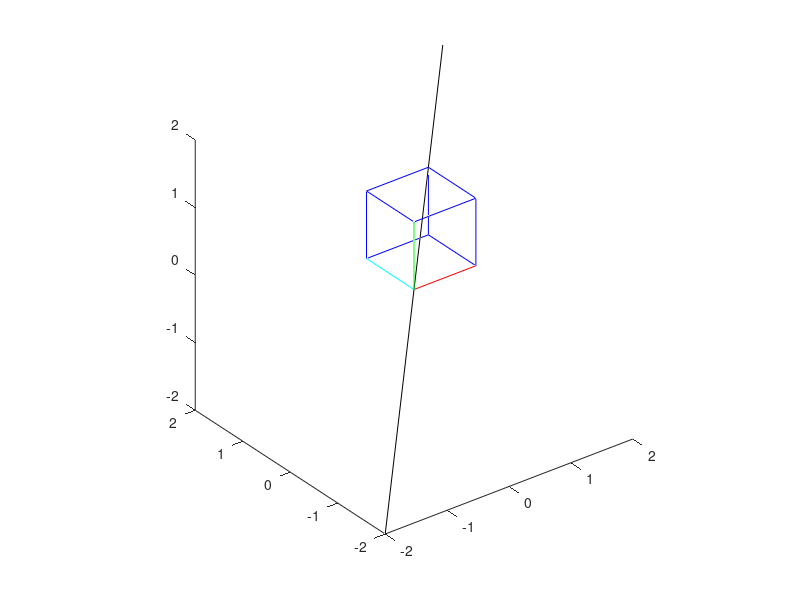

MATLAB code for this plot: (Note: this script raises an error after producing the figure.)
%Brian Lui
%bl569
%MAE 5730- Intermediate Dynamics

%43.
%Using PLOT3 (or any other way of making 3D drawings) draw a box
%with sides b,w, and h and a line through the box in direction n. 
%Then, by repeatedly using PLOT3 rotate the box smoothly rotating
%about axis n. Use this to illustrate the 120 rotation
%about the axis [1; 1; 1].

clear all;
close all;

b = 1;          %length of box base
w = 1;          %length of box width
h = 1;          %length of box height
n = [1,1,1];    %direction of line through box, angle of rotation

vertex1 = [0, 0, 0];
vertex2 = [0, 0, h];
vertex3 = [0, w, 0];
vertex4 = [0, w, h];
vertex5 = [b, 0, 0];
vertex6 = [b, 0, h];
vertex7 = [b, w, 0];
vertex8 = [b, w, h];

%Each column represents a vertex
%    A, B, C, D, E, F, G, H
x = [0, 0, b, b, b, b, 0, 0];
y = [0, 0, 0, 0, w, w, w, w];
z = [0, h, h, 0, 0, h, h, 0];


%Making the box. It will share three edges with the x,y,z axes
%Need to plot the 12 lines that make up the box
%Will have 12 edges

%Edges AB, BC, CD, DA, DE, DF, FG, GH, AH, BG, CF, BE
%Bottom square- ABCD
edgeAB = [x(1), x(2); y(1), y(2); z(1), z(2)];
edgeBC = [x(2), x(3); y(2), y(3); z(2), z(3)];
edgeCD = [x(3), x(4); y(3), y(4); z(3), z(4)];
edgeAD = [x(1), x(4); y(1), y(4); z(1), z(4)];

%Top square- EFGH
edgeEF = [x(5), x(6); y(5), y(6); z(5), z(6)];
edgeFG = [x(6), x(7); y(6), y(7); z(6), z(7)];
edgeGH = [x(7), x(8); y(7), y(8); z(7), z(8)];
edgeHE = [x(5), x(8); y(5), y(8); z(5), z(8)];

%Connecting the two squares
edgeAH = [x(1), x(8); y(1), y(8); z(1), z(8)];
edgeBG = [x(2), x(7); y(2), y(7); z(2), z(7)];
edgeCF = [x(3), x(6); y(3), y(6); z(3), z(6)];
edgeDE = [x(4), x(5); y(4), y(5); z(4), z(5)];


figure(1);
%Plotting the initial box
plot3([-2, 2], [-2, 2], [-2, 2], 'k');  %Axis of rotation
hold on;
plot3(edgeAB(1,:),edgeAB(2,:), edgeAB(3,:), 'g');
plot3(edgeBC(1,:),edgeBC(2,:), edgeBC(3,:), 'b');
plot3(edgeCD(1,:),edgeCD(2,:), edgeCD(3,:), 'b');
plot3(edgeAD(1,:),edgeAD(2,:), edgeAD(3,:), 'r');
%plot top box
plot3(edgeEF(1,:),edgeEF(2,:), edgeEF(3,:), 'b');
plot3(edgeFG(1,:),edgeFG(2,:), edgeFG(3,:), 'b');
plot3(edgeGH(1,:),edgeGH(2,:), edgeGH(3,:), 'b');
plot3(edgeHE(1,:),edgeHE(2,:), edgeHE(3,:), 'b');

plot3(edgeAH(1,:),edgeAH(2,:), edgeAH(3,:), 'c');
plot3(edgeBG(1,:),edgeBG(2,:), edgeBG(3,:), 'b');
plot3(edgeCF(1,:),edgeCF(2,:), edgeCF(3,:), 'b');
plot3(edgeDE(1,:),edgeDE(2,:), edgeDE(3,:), 'b');

axis([-2 2 -2 2 -2 2]);
axis equal;
hold off;


%setting up and doing the animation
npointsT = 51;
desiredRotation =120;

%for i = 1:npointsT
for i = linspace(0,desiredRotation, npointsT)
    R = rotmat(n, i);
    %Rotate each vertex
    xNew = zeros(8,1);
    yNew = zeros(8,1);
    zNew = zeros(8,1);
    for j = 1:length(x)
        vertexOld = [x(j) y(j) z(j)]';
        newVertex = R * vertexOld;
        
        xNew(j) = newVertex(1);
        yNew(j) = newVertex(2);
        zNew(j) = newVertex(3);
    end
    
    %Bottom square- ABCD
    edgeAB = [xNew(1), xNew(2); yNew(1), yNew(2); zNew(1), zNew(2)];
    edgeBC = [xNew(2), xNew(3); yNew(2), yNew(3); zNew(2), zNew(3)];
    edgeCD = [xNew(3), xNew(4); yNew(3), yNew(4); zNew(3), zNew(4)];
    edgeAD = [xNew(1), xNew(4); yNew(1), yNew(4); zNew(1), zNew(4)];

    %Top square- EFGH
    edgeEF = [xNew(5), xNew(6); yNew(5), yNew(6); zNew(5), zNew(6)];
    edgeFG = [xNew(6), xNew(7); yNew(6), yNew(7); zNew(6), zNew(7)];
    edgeGH = [xNew(7), xNew(8); yNew(7), yNew(8); zNew(7), zNew(8)];
    edgeHE = [xNew(5), xNew(8); yNew(5), yNew(8); zNew(5), zNew(8)];

    %Connecting the two squares
    edgeAH = [xNew(1), xNew(8); yNew(1), yNew(8); zNew(1), zNew(8)];
    edgeBG = [xNew(2), xNew(7); yNew(2), yNew(7); zNew(2), zNew(7)];
    edgeCF = [xNew(3), xNew(6); yNew(3), yNew(6); zNew(3), zNew(6)];
    edgeDE = [xNew(4), xNew(5); yNew(4), yNew(5); zNew(4), zNew(5)];
    
    
    plot3([-2, 2], [-2, 2], [-2, 2], 'k');  %Axis of rotation
    hold on;
    plot3(edgeAB(1,:),edgeAB(2,:), edgeAB(3,:), 'g');
    plot3(edgeBC(1,:),edgeBC(2,:), edgeBC(3,:), 'b');
    plot3(edgeCD(1,:),edgeCD(2,:), edgeCD(3,:), 'b');
    plot3(edgeAD(1,:),edgeAD(2,:), edgeAD(3,:), 'r');
    %plot top box
    plot3(edgeEF(1,:),edgeEF(2,:), edgeEF(3,:), 'b');
    plot3(edgeFG(1,:),edgeFG(2,:), edgeFG(3,:), 'b');
    plot3(edgeGH(1,:),edgeGH(2,:), edgeGH(3,:), 'b');
    plot3(edgeHE(1,:),edgeHE(2,:), edgeHE(3,:), 'b');

    plot3(edgeAH(1,:),edgeAH(2,:), edgeAH(3,:), 'c');
    plot3(edgeBG(1,:),edgeBG(2,:), edgeBG(3,:), 'b');
    plot3(edgeCF(1,:),edgeCF(2,:), edgeCF(3,:), 'b');
    plot3(edgeDE(1,:),edgeDE(2,:), edgeDE(3,:), 'b');

    axis([-2 2 -2 2 -2 2]);
    axis equal;
    hold off;
    pause(0.001);

end



